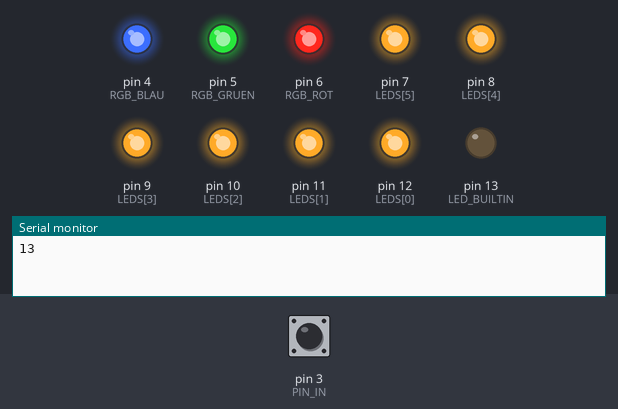
Recording of a sketch running on a simulated Arduino Uno, built with avr-gcc and run on an emulated ATmega328P. Parts: output pins drawn as LEDs (lit = HIGH), the last lines printed to the serial monitor. The inputs (shaded band) are chosen by the test bench; at power-on: pin 3 (PIN_IN) LOW. Random numbers use the default seed unless the sketch sets one.

Above: at 1.6 s.
1.7 s: pin 3 (PIN_IN) pulsed HIGH 2 times (0.12 s each, 0.3 s apart)
At 2.6 s:
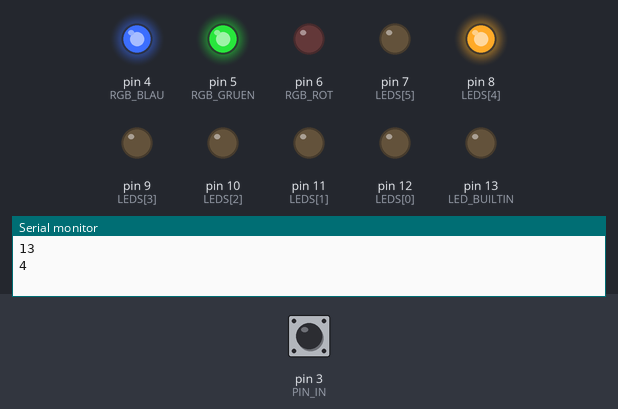
At 3.0 s:
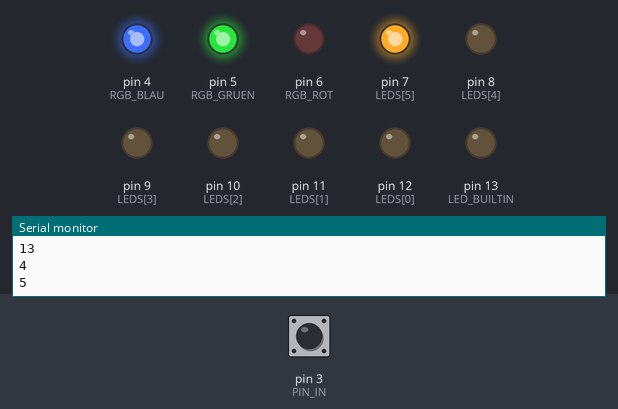
4.7 s: pin 3 (PIN_IN) pulsed HIGH 5 times (0.12 s each, 0.3 s apart)
At 5.0 s:
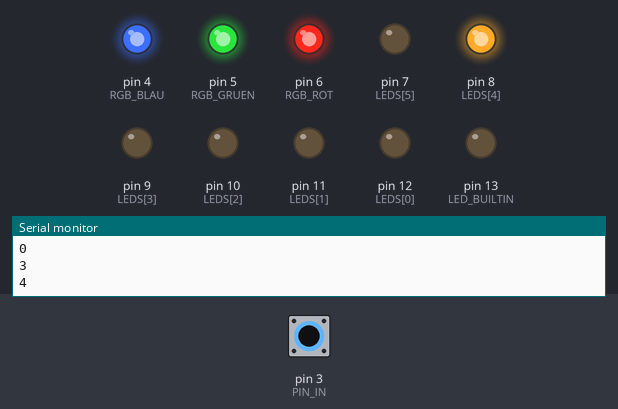
Timing chart, 0 to 28.7 s (numbered marks = the images above; inputs shaded):
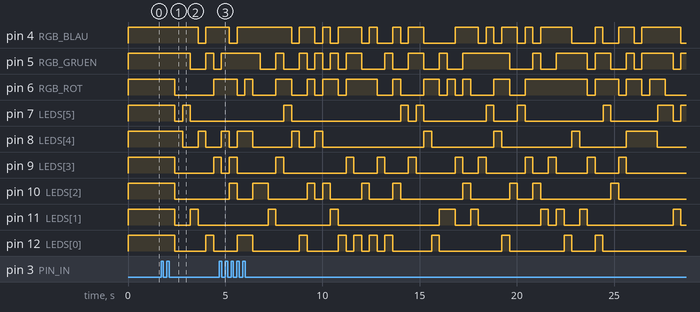

Measured:
- after the input at 1.7 s, pin 4 (RGB_BLAU): HIGH → LOW after 1.9 s, → HIGH 0.40 s later; pin 5 (RGB_GRUEN): HIGH → LOW after 1.5 s, → HIGH 0.80 s later, → LOW 0.40 s later

The sketch:

rgb-blinki.ino
```cpp
int RGB_ROT = 6;
int RGB_GRUEN = 5;
int RGB_BLAU = 4;

int LEDS[] = {12,11,10,9,8,7, RGB_ROT, RGB_GRUEN, RGB_BLAU};

int PIN_IN = 3;

boolean button_down = false;
int mode = 3;

void setup() {
  Serial.begin(9600);
  Serial.println(LED_BUILTIN);

  pinMode(LED_BUILTIN, OUTPUT);
  for(int i=0; i < (sizeof(LEDS) / sizeof(LEDS[0])); i++) {
    pinMode(LEDS[i], OUTPUT);
  }
  pinMode(PIN_IN, INPUT);

  randomSeed(analogRead(0));
}


void loop() {
  changeModeByInput();
  switch (mode) {
    case 0: justRandom(); break;
    case 1: justRandomTwo(); break;
    default: all();
  }
}

void changeModeByInput() {
  int val = digitalRead(PIN_IN);
  if (val == HIGH) {
    button_down = true;
  } else if (val == LOW && button_down) {
    button_down = false;
    mode++;
    if (mode > 1) {
      mode = 0;
    }
  }
}

void justRandom() {
  long randNumber = random(6);
  Serial.println(randNumber);
  rgb(true);
  digitalWrite(LEDS[randNumber], HIGH);
  delay(400);
  digitalWrite(LEDS[randNumber], LOW);
  rgb(false);
}

void justRandomTwo() {
  long randNumber1 = random(3);
  long randNumber2 = random(3) + 3;
  rgb(true);
  digitalWrite(LEDS[randNumber1], HIGH);
  digitalWrite(LEDS[randNumber2], HIGH);
  delay(400);
  digitalWrite(LEDS[randNumber1], LOW);
  digitalWrite(LEDS[randNumber2], LOW);
  rgb(false);
}

void all() {
  rgb(true);
  for(int i=0; i < (sizeof(LEDS) / sizeof(LEDS[0])); i++) {
    digitalWrite(LEDS[i], HIGH);
  }
  delay(400);
  for(int i=0; i < (sizeof(LEDS) / sizeof(LEDS[0])); i++) {
    digitalWrite(LEDS[i], LOW);
  }
  rgb(false);
}

void rgb(boolean onOff) {
  if (onOff) {
    digitalWrite(RGB_ROT,   random(2));
    digitalWrite(RGB_GRUEN, random(2));
    digitalWrite(RGB_BLAU,  random(2));
  } else {
    digitalWrite(RGB_ROT,   LOW);
    digitalWrite(RGB_GRUEN, LOW);
    digitalWrite(RGB_BLAU,  LOW);
  }
}
```
